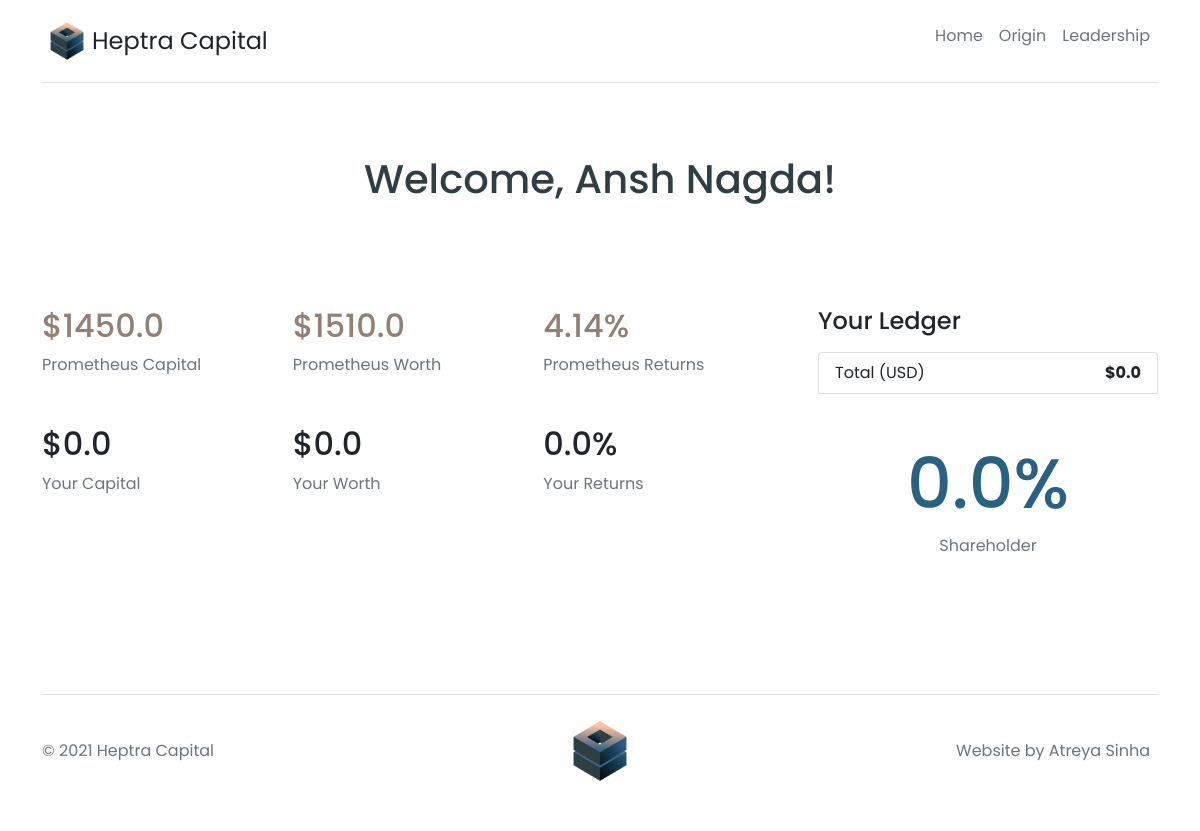
Before: /dashboard/14 with the older database file.
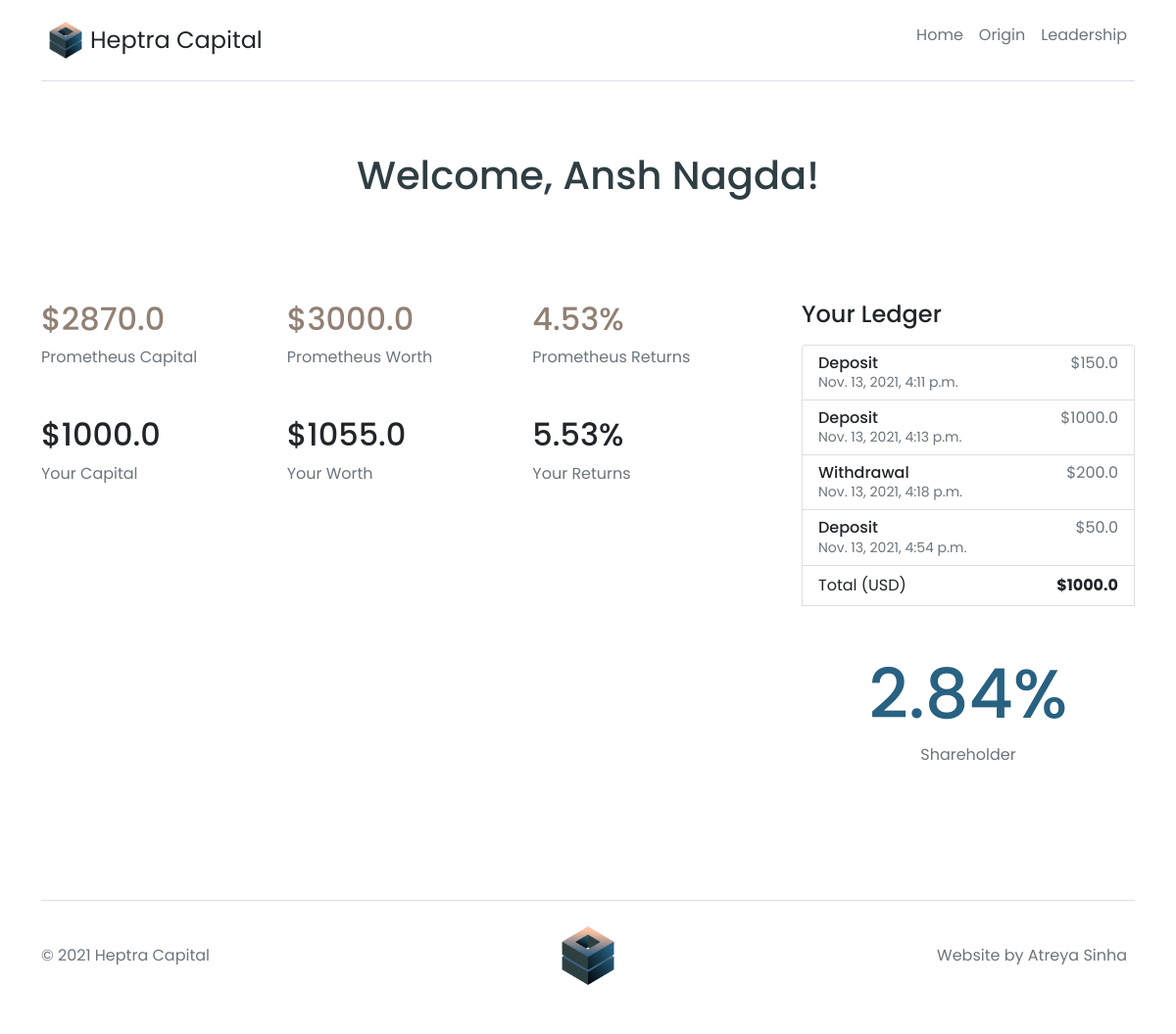
After: the same page with the newer database file.
### sscapital/models.py (models this page shows, shortened)
class Investors(models.Model):
    full_name = models.CharField(max_length=50, null=False)
    description = models.CharField(max_length=100, null=False)
    image = models.ImageField(upload_to='PROFILE_IMAGE')

class Financials(models.Model):
    investor = models.ForeignKey(Investors, on_delete=models.CASCADE)
    capital_invested = models.FloatField(default=0.0)
    market_value = models.FloatField(default=0.0)
    returns = models.FloatField(default=0.0)
    shareholder = models.FloatField(default=0.0)

class Prometheus(models.Model):
    capital = models.FloatField(default=0.0)
    value = models.FloatField(default=0.0)
    returns = models.FloatField(default=0.0)

class Ledger(models.Model):
    investor = models.ForeignKey(Investors, on_delete=models.CASCADE)
    money_moved = models.FloatField(default=0.0)
    timestamp = models.DateTimeField(auto_now_add=True)
    transaction = models.CharField(choices=CHOOSE_MONEY_STATUS, max_length=50, default='Deposit')

### sscapital/views.py (the view)
# urls.py: path('dashboard/<int:pk>', views.Dashboard.as_view(), name='dashboard'),
class Dashboard(View):
    def get(self, request, pk):
        investor = Investors.objects.get(id=pk)
        financials = Financials.objects.get(investor=investor.id)
        ledger = Ledger.objects.filter(investor=investor.id)
        prometheus = Prometheus.objects.get(id=1)
        return render(request, 'dashboard.html', {'prometheus': prometheus, 'investor': investor, 'ledger': ledger, 'financials': financials})

### templates/dashboard.html (shortened to what this page needs)
{% extends 'base.html' %} {% load static %} {% block content %}
<h1 class="text-center py-5" style="color: #2F3E42ff;">Welcome, {{investor.full_name}}!</h1>
<section>
    <div class="container">
        <div class="row g-5 py-5">
            <div class="col-md-5 col-lg-4 order-md-last">
                <h4 class="d-flex justify-content-between align-items-center mb-3">
                    <span class="text-dark">Your Ledger</span>
                </h4>
                <ul class="list-group mb-3">
                    {% for l in ledger %}
                    <li class="list-group-item d-flex justify-content-between lh-sm">
                        <div>
                            <h6 class="my-0">{{l.transaction}}</h6>
                            <small class="text-muted">{{l.timestamp}}</small>
                        </div>
                        <span class="text-muted">${{l.money_moved}}</span>
                    </li>
                    {% endfor %}
                    <li class="list-group-item d-flex justify-content-between">
                        <span>Total (USD)</span>
                        <strong>${{financials.capital_invested}}</strong>
                    </li>
                    <div class="container text-center py-5">
                        <h1 style="font-size: 70px; color: #286181ff;">{{financials.shareholder}}%</h1>
                        <span class="text-muted">Shareholder</span>
                    </div>
                </ul>
            </div>
            <div class="col-md-7 col-lg-8">
                <div class="row">
                    <div class="col-lg-4">
                        <h2 style="color: #928075ff;">${{prometheus.capital}}</h2>
                        <span class="text-muted">Prometheus Capital</span>
                    </div>
                    <div class="col-lg-4">
                        <h2 style="color: #928075ff;><i class="fas fa-code-branch" aria-hidden="true"></i>${{prometheus.value}}</h2>
                        <span class="text-muted">Prometheus Worth</span>
                    </div>
                    <div class="col-lg-4">
                        <h2 style="color: #928075ff;><i class="far fa-building" aria-hidden="true"></i>{{prometheus.returns}}%</h2>
                        <span class="text-muted">Prometheus Returns</span>
                    </div>
                </div>
                <div class="row py-5">
                    <div class="col-lg-4">
                        <h2>${{financials.capital_invested}}</h2>
                        <span class="text-muted">Your Capital</span>
                    </div>
                    <div class="col-lg-4">
                        <h2>${{financials.market_value}}</h2>
                        <span class="text-muted">Your Worth</span>
                    </div>
                    <div class="col-lg-4">
                        <h2>{{financials.returns}}%</h2>
                        <span class="text-muted">Your Returns</span>
                    </div>
                </div>
            </div>
        </div>
    </div>
</section>
{% endblock %}

### templates/base.html (shortened to what this page needs)
{% load static %}
<!DOCTYPE html>
<html lang="en">
<head>
    <link href="https://cdn.jsdelivr.net/npm/bootstrap@5.1.3/dist/css/bootstrap.min.css" rel="stylesheet">
    <link rel="stylesheet" href="{% static '/css/style.css' %}">
</head>
<body>
    <div class="container">
        <header class="d-flex flex-wrap justify-content-center py-3 mb-4 border-bottom">
            <a href="/" class="d-flex align-items-center mb-3 mb-md-0 me-md-auto text-dark text-decoration-none">
                <img src="{% static '/assets/Heptra.png' %}" alt="" srcset="" width="50" height="50">
                <span class="fs-4">Heptra Capital</span>
            </a>
            <ul class="nav nav-pills">
            {% if request.user.is_authenticated %}
                <li class="nav-item"><a href="{% url 'logout' %}" class="btn btn-outline-danger">Logout</a></li>
            {% else %}
                <li class="nav-item"><a href="{% url 'home' %}" class="nav-link px-2 link-secondary" aria-current="page">Home</a></li>
                <li class="nav-item"><a href="#origin" class="nav-link px-2 link-secondary">Origin</a></li>
                <li class="nav-item"><a href="#leadership" class="nav-link px-2 link-secondary">Leadership</a></li>
            {% endif %}
            </ul>
        </header>
        </div>
    {% block content %} {% endblock %}
    <div class="container">
        <footer class="d-flex flex-wrap justify-content-between align-items-center py-3 my-4 border-top">
            <p class="col-md-4 mb-0 text-muted">© 2021 Heptra Capital</p>
            <a href="/" class="col-md-4 d-flex align-items-center justify-content-center mb-3 mb-md-0 me-md-auto text-decoration-none">
                <img src="{% static '/assets/Heptra.png' %}" alt="" srcset="" width="80" height="80">
            </a>
            <ul class="nav col-md-4 justify-content-end">
                <li class="nav-item"><a href="http://www.atreyasinha.com" target="_blank" class="nav-link px-2 text-muted">Website by Atreya Sinha</a></li>
            </ul>
        </footer>
    </div>
</body>
</html>

### static/css/style.css (style rules this page uses)
* { margin: 0; padding: 0; box-sizing: border-box; font-family: 'Poppins', sans-serif; }

Changed rows visible on the page:
added Ledger: transaction "Deposit", timestamp "Nov. 13, 2021, 4:11 p.m.", money_moved "150.0"
added Ledger: transaction "Deposit", timestamp "Nov. 13, 2021, 4:13 p.m.", money_moved "1000.0"
added Ledger: transaction "Withdrawal", timestamp "Nov. 13, 2021, 4:18 p.m.", money_moved "200.0"
added Ledger: transaction "Deposit", timestamp "Nov. 13, 2021, 4:54 p.m.", money_moved "50.0"
changed Financials: capital_invested "0.0" → "1000.0"; shareholder "0.0" → "2.84"; market_value "0.0" → "1055.0"; returns "0.0" → "5.53"
changed Prometheus: capital "1450.0" → "2870.0"; value "1510.0" → "3000.0"; returns "4.14" → "4.53"
